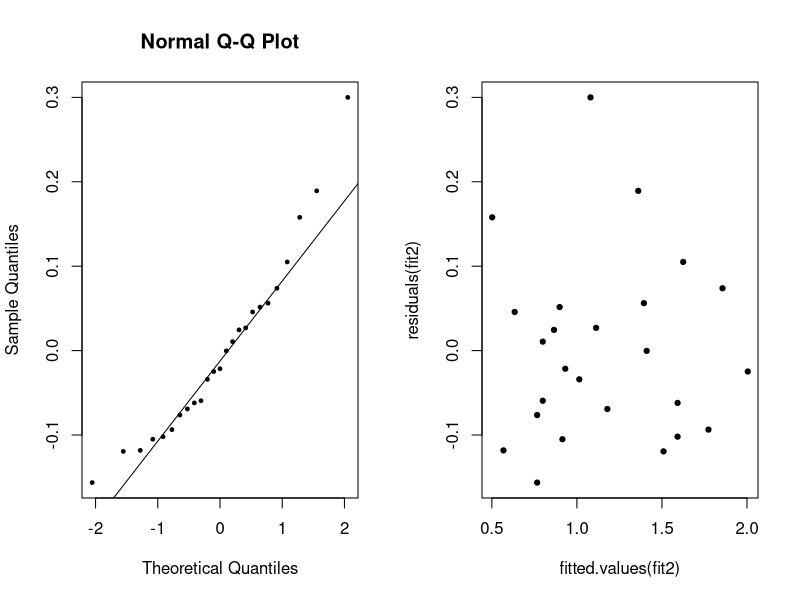
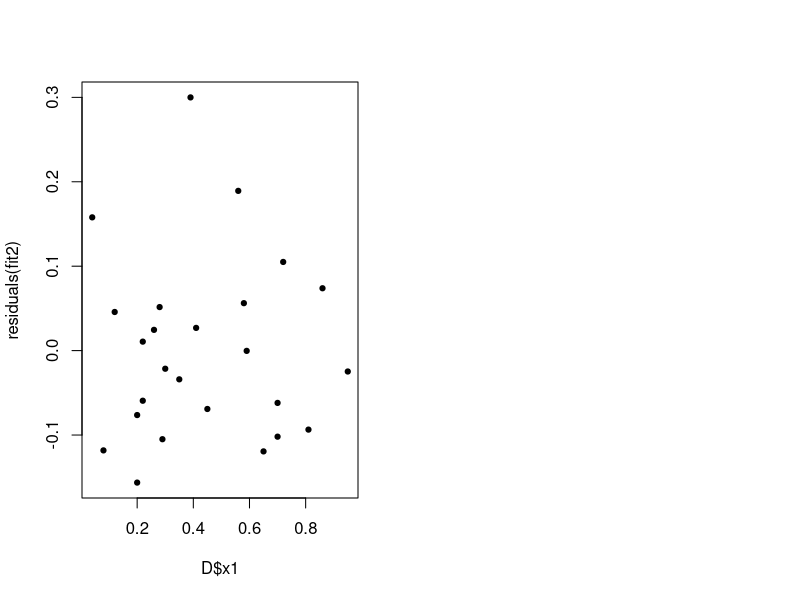
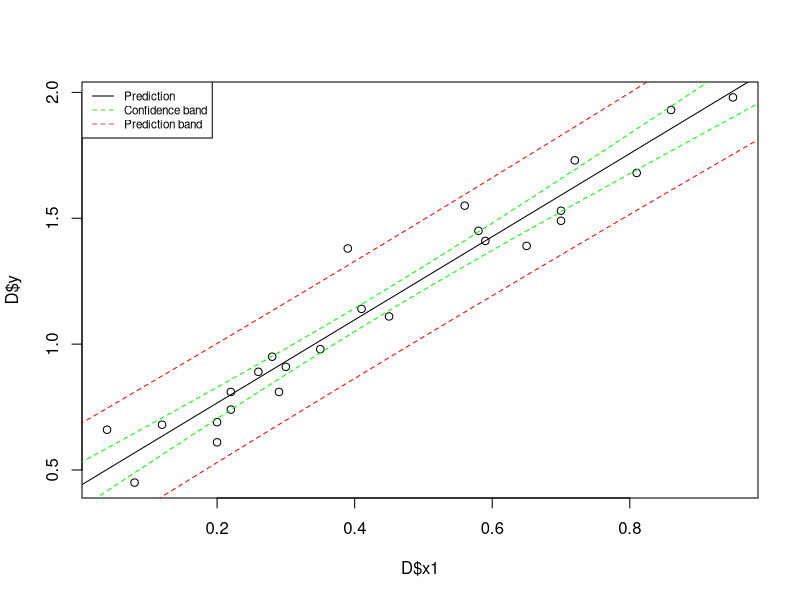
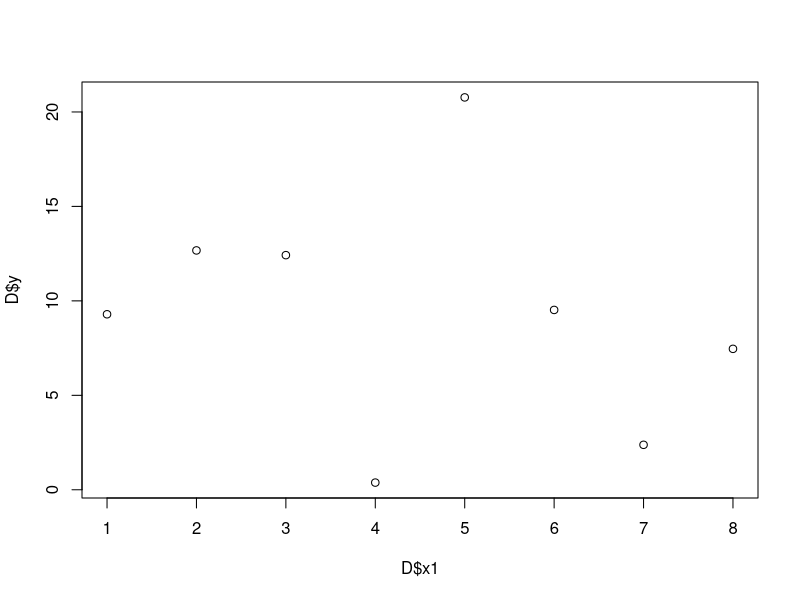
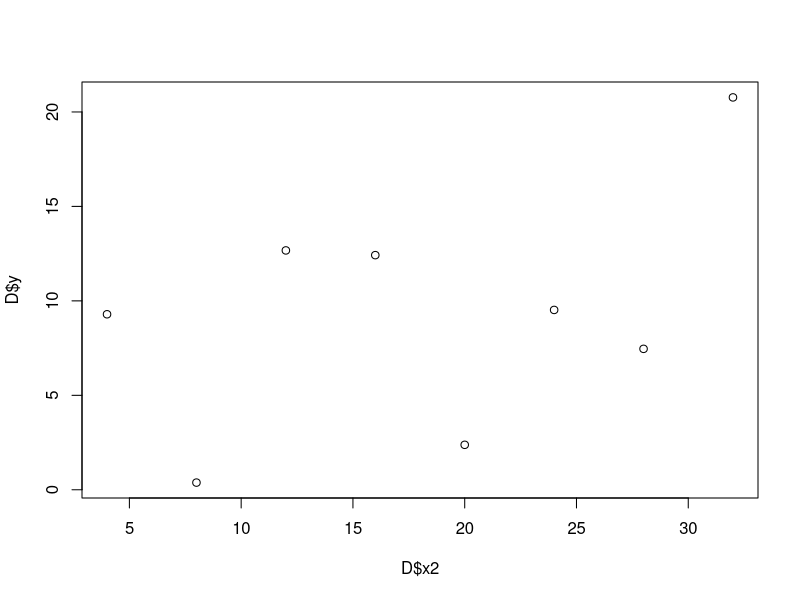
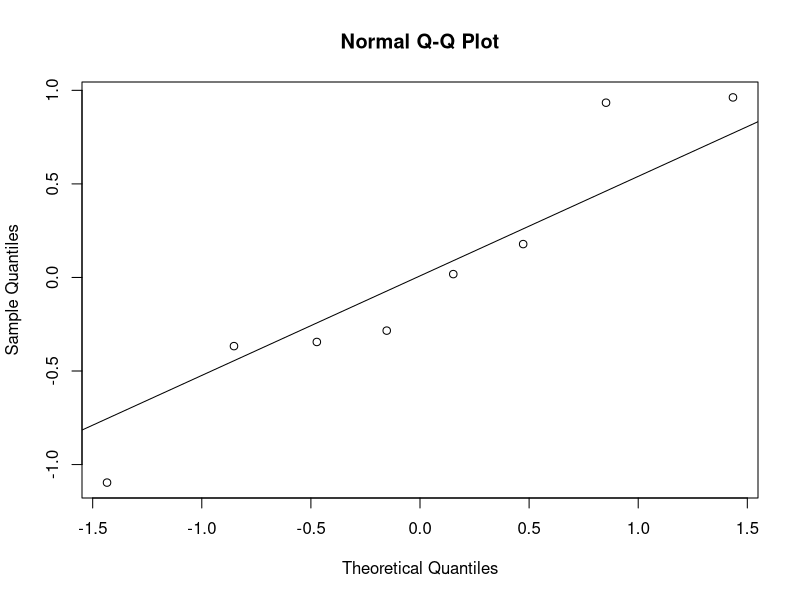
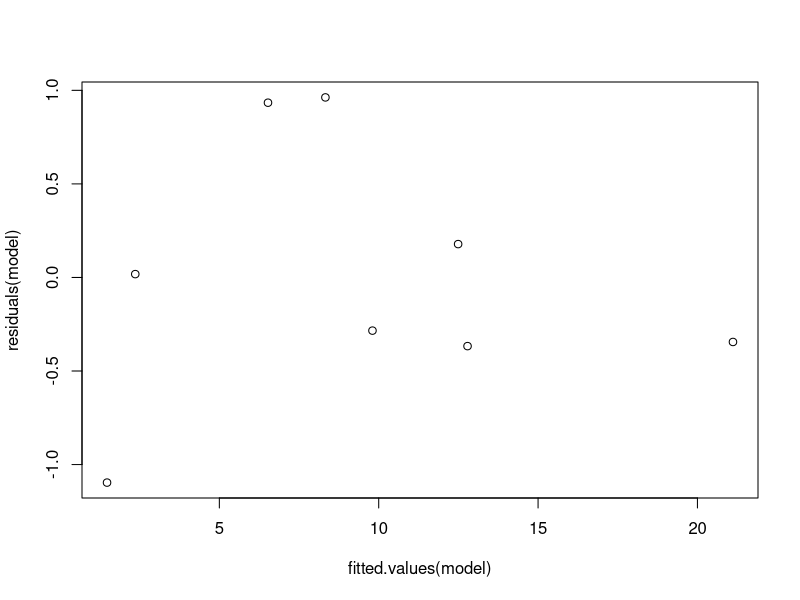
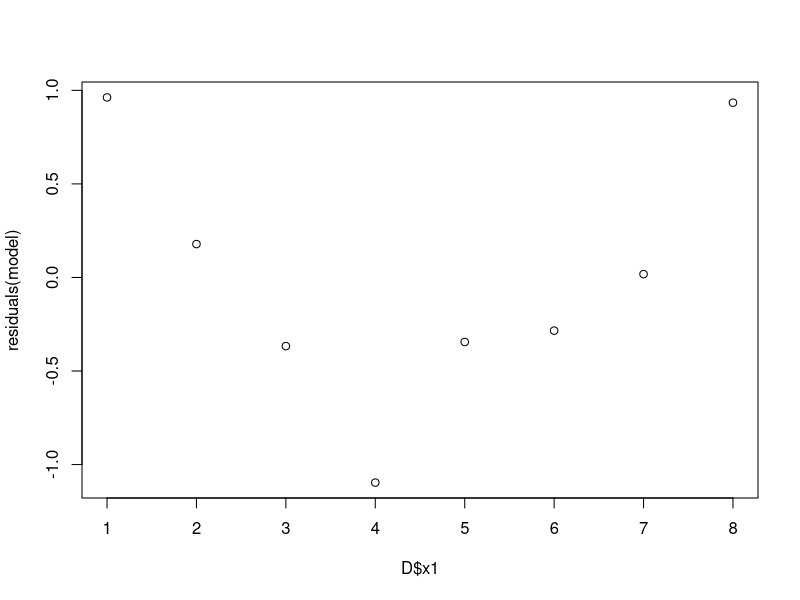

R code for these plots, in order: (Note: this script raises an error after producing the figures.)
#### 6.1
# c)
t_val <- qt(0.975, 237)
# b0
-2.365 + c(-1, 1) * t_val * 0.223
# [-2.804315, -1.925685]

# b1
0.476 + c(-1, 1) * t_val * 0.062
# [0.3538585, 0.5981415]

# b2
0.083 + c(-1, 1) * t_val * 0.07
# [-0.05490168, 0.22090168]

# d)
# 1. b0 and b1
# 2. See the last column in summary's coefficient section.

#### 6.2
rm(list = ls())

D <- data.frame(
    x1 = c(
        0.58, 0.86, 0.29, 0.20, 0.56, 0.28, 0.08, 0.41,
        0.22, 0.35, 0.59, 0.22, 0.26, 0.12, 0.65, 0.70,
        0.30, 0.70, 0.39, 0.72, 0.45, 0.81, 0.04, 0.20, 0.95
    ),
    x2 = c(
        0.71, 0.13, 0.79, 0.20, 0.56, 0.92, 0.01, 0.60,
        0.70, 0.73, 0.13, 0.96, 0.27, 0.21, 0.88, 0.30,
        0.15, 0.09, 0.17, 0.25, 0.30, 0.32, 0.82, 0.98, 0.00
    ),
    y = c(
        1.45, 1.93, 0.81, 0.61, 1.55, 0.95, 0.45, 1.14,
        0.74, 0.98, 1.41, 0.81, 0.89, 0.68, 1.39, 1.53,
        0.91, 1.49, 1.38, 1.73, 1.11, 1.68, 0.66, 0.69, 1.98
    )
)
# a)
fit <- lm(y ~ x1 + x2, D)
summary(fit)
# Coefficients:
#             Estimate Std. Error t value Pr(>|t|)
# (Intercept) 0.433547   0.065983   6.571 1.31e-06 ***
# x1          1.652993   0.095245  17.355 2.53e-14 ***
# x2          0.003945   0.074854   0.053    0.958
# Residual standard error: 0.1127

confint(fit)
#                  2.5 %    97.5 %
# (Intercept)  0.2967067 0.5703875
# x1           1.4554666 1.8505203
# x2          -0.1512924 0.1591822

# b)
# x2 is insignificant and will therefore be removed:
fit2 <- lm(y ~ x1, D)
summary(fit2)
# Coefficients:
#             Estimate Std. Error t value Pr(>|t|)
# (Intercept)  0.43609    0.04399   9.913 9.02e-10 ***
# x1           1.65121    0.08707  18.963 1.54e-15 ***
# Residual standard error: 0.1102

# c)
par(mfrow = c(1, 2))

qqnorm(fit2$residuals, pch = 19, cex = 0.5)
qqline(fit2$residuals)

plot(fitted.values(fit2), residuals(fit2), pch = 19, cex = 0.7)
plot(D$x1, residuals(fit2), pch = 19, cex = 0.7)

# QQ shows that it's quite close to the normal distribution,
# The second plots show no systematic behaviour of the residuals.

# d)
par(mfrow = c(1, 1))

x1new <- seq(0, 1, by = 0.01)
PI <- predict(fit2,
    newdata = data.frame(x1 = x1new),
    interval = "pred"
)
CI <- predict(fit2,
    newdata = data.frame(x1 = x1new),
    interval = "conf"
)

plot(D$x1, D$y) # Actual data
lines(x1new, PI[, "fit"], col = "black") # Prediction line
lines(x1new, CI[, "lwr"], col = "green", lty = 2)
lines(x1new, CI[, "upr"], col = "green", lty = 2)
lines(x1new, PI[, "lwr"], col = "red", lty = 2)
lines(x1new, PI[, "upr"], col = "red", lty = 2)
legend("topleft", c("Prediction", "Confidence band", "Prediction band"),
    lty = c(1, 2, 2), col = c(1, 3, 2), cex = 0.7
)

#### 6.3
rm(list = ls())
D <- data.frame(
    y = c(9.29, 12.67, 12.42, 0.38, 20.77, 9.52, 2.38, 7.46),
    x1 = c(1.00, 2.00, 3.00, 4.00, 5.00, 6.00, 7.00, 8.00),
    x2 = c(4.00, 12.00, 16.00, 8.00, 32.00, 24.00, 20.00, 28.00)
)

# a)
plot(D$x1, D$y)
plot(D$x2, D$y)

# No, the points are randomly scattered.
fit1 <- lm(y ~ x1, D)
summary(fit1)
# Coefficients:
#             Estimate Std. Error t value Pr(>|t|)
# (Intercept)  12.1775     5.1984   2.343   0.0576 .
# x1           -0.6258     1.0294  -0.608   0.5655
# ---
# Signif. codes:  0 '***' 0.001 '**' 0.01 '*' 0.05 '.' 0.1 ' ' 1
#
# Residual standard error: 6.672 on 6 degrees of freedom

confint(fit1)
#                  2.5 %    97.5 %
# (Intercept) -0.5426374 24.897637
# x1          -3.1447959  1.893129

# As the significance level is higher than the P-values
# for both parameters, and they overlap with 0,
# they are both insignificant

fit2 <- lm(y ~ x2, D)
summary(fit2)
# Coefficients:
#             Estimate Std. Error t value Pr(>|t|)
# (Intercept)   4.2039     4.8069   0.875    0.415
# x2            0.2865     0.2380   1.204    0.274
#
# Residual standard error: 6.169 on 6 degrees of freedom
confint(fit2)
#                  2.5 %     97.5 %
# (Intercept) -7.5580921 15.9659492
# x2          -0.2957889  0.8688246

# Same as for fit1.

# c)
model <- lm(y ~ x1 + x2, D)

qqnorm(residuals(model)) # Normal assumption
qqline(residuals(model))
# It's hard to say with so few observations, but sure
# the residuals are normally distributed.

plot(fitted.values(model), residuals(model)) # Checking for structures
plot(D$x1, residuals(model)) # Identify structures
plot(D$x2, residuals(model)) # Identify structures

# x1 Seems to have a quadratic dependence so we update the model
D$x1sq <- (D$x1 - mean(D$x1))^2
model <- lm(y ~ x1 + x2 + x1sq, D)

qqnorm(residuals(model)) # Normal assumption
qqline(residuals(model))
# Definitely normal now

plot(fitted.values(model), residuals(model)) # Checking for structures
plot(D$x1, residuals(model)) # Identify structures
plot(D$x2, residuals(model)) # Identify structures
plot(D$x1sq, residuals(model)) # Identify structures
# And they all seem random now.

summary(model)

# Call:
# lm(formula = y ~ x1 + x2 + x1sq, data = D)
#
# Residuals:
#        1        2        3        4        5        6        7        8
#  0.04167 -0.02335 -0.01072 -0.07540 -0.02520  0.11036  0.05849 -0.07585
#
# Coefficients:
#              Estimate Std. Error t value Pr(>|t|)
# (Intercept)  7.114998   0.083371   85.34 1.13e-07 ***
# x1          -3.675380   0.021216 -173.24 6.66e-09 ***
# x2           1.000632   0.005403  185.21 5.10e-09 ***
# x1sq         0.147443   0.006999   21.07 3.00e-05 ***
# ---
# Signif. codes:  0 '***' 0.001 '**' 0.01 '*' 0.05 '.' 0.1 ' ' 1
#
# Residual standard error: 0.0867 on 4 degrees of freedom
# Multiple R-squared:  0.9999,    Adjusted R-squared:  0.9998
# F-statistic: 1.257e+04 on 3 and 4 DF,  p-value: 2.109e-08

confint(model)
#                  2.5 %     97.5 %
# (Intercept)  6.8835240  7.3464723
# x1          -3.7342838 -3.6164756
# x2           0.9856317  1.0156330
# x1sq         0.1280118  0.1668748

# Non of the parameters overlap with 0,
# and their p-values are much lower than the significance level
# so that's great, we can continue the model.

# d)
x1new <- c(min(D$x1), mean(D$x1), min(D$x1))
x2new <- c(min(D$x2), mean(D$x2), min(D$x2))
x1sqnew <- (x1new - mean(D$x1))^2
newData = data.frame(
    x1 = x1new,
    x2 = x2new,
    x1sq = x1sqnew
)

predict(model, newData, se = T)
# $fit
#        1        2        3       
# 9.248328 8.587173 9.248328       
# 
# $se.fit
#          1          2          3 
# 0.07305955 0.04785102 0.07305955 
# 
# $df
# [1] 4
# 
# $residual.scale
# [1] 0.08670212

# Standard error: 0.08670212
predict(model, newData, interval = "conf")
#        fit      lwr      upr
# 1 9.248328 9.045483 9.451174
# 2 8.587173 8.454317 8.720028
# 3 9.248328 9.045483 9.451174

predict(model, newData, interval = "pred")
#        fit      lwr      upr
# 1 9.248328 8.933536 9.563121
# 2 8.587173 8.312221 8.862125
# 3 9.248328 8.933536 9.563121

# e)
plot(D$x1, D$y, pch=19, col=2, xlab="x1", ylab="y")
points(D$x1, fit3$fitted.values, pch="+", cex=2)
legend("topright", c("y1","fitted.values"), pch=c(19,3), col=c(2,1))
